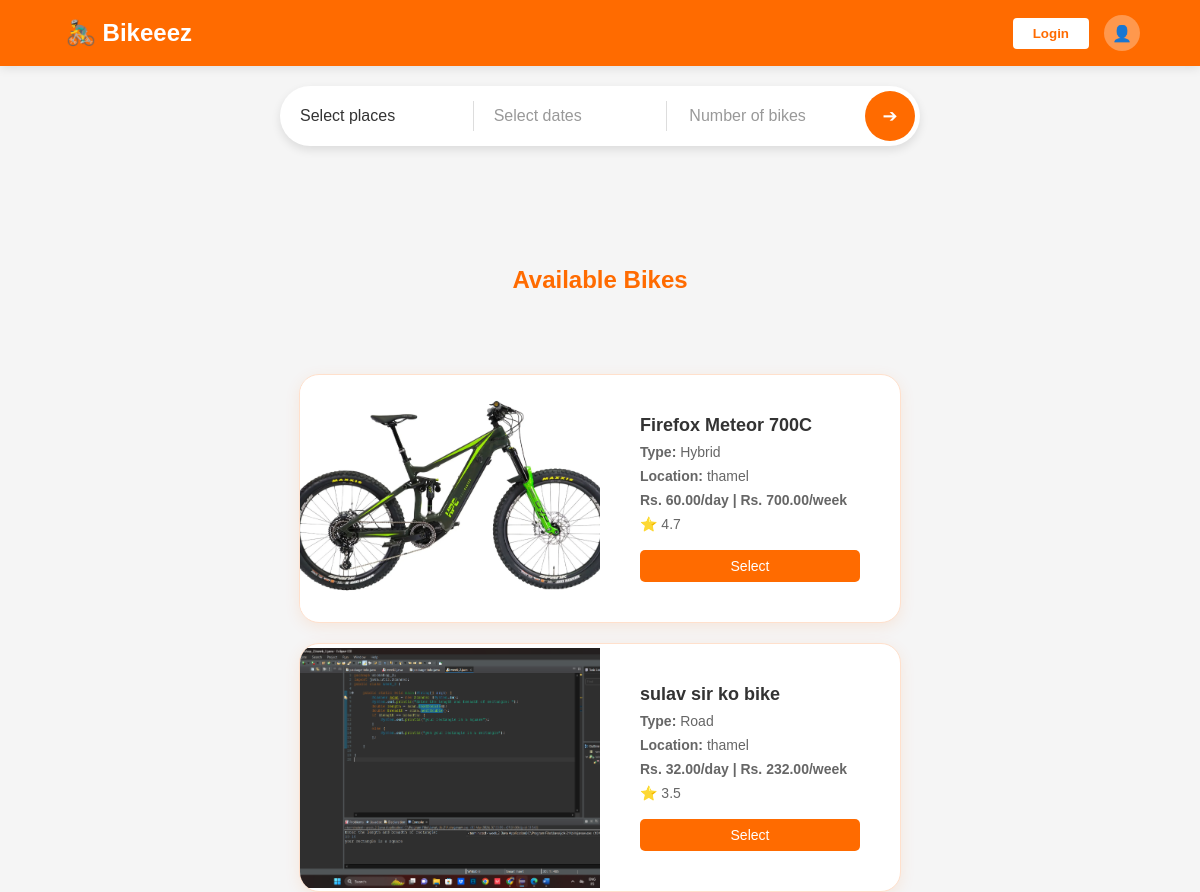
The app's page /search/, older data.
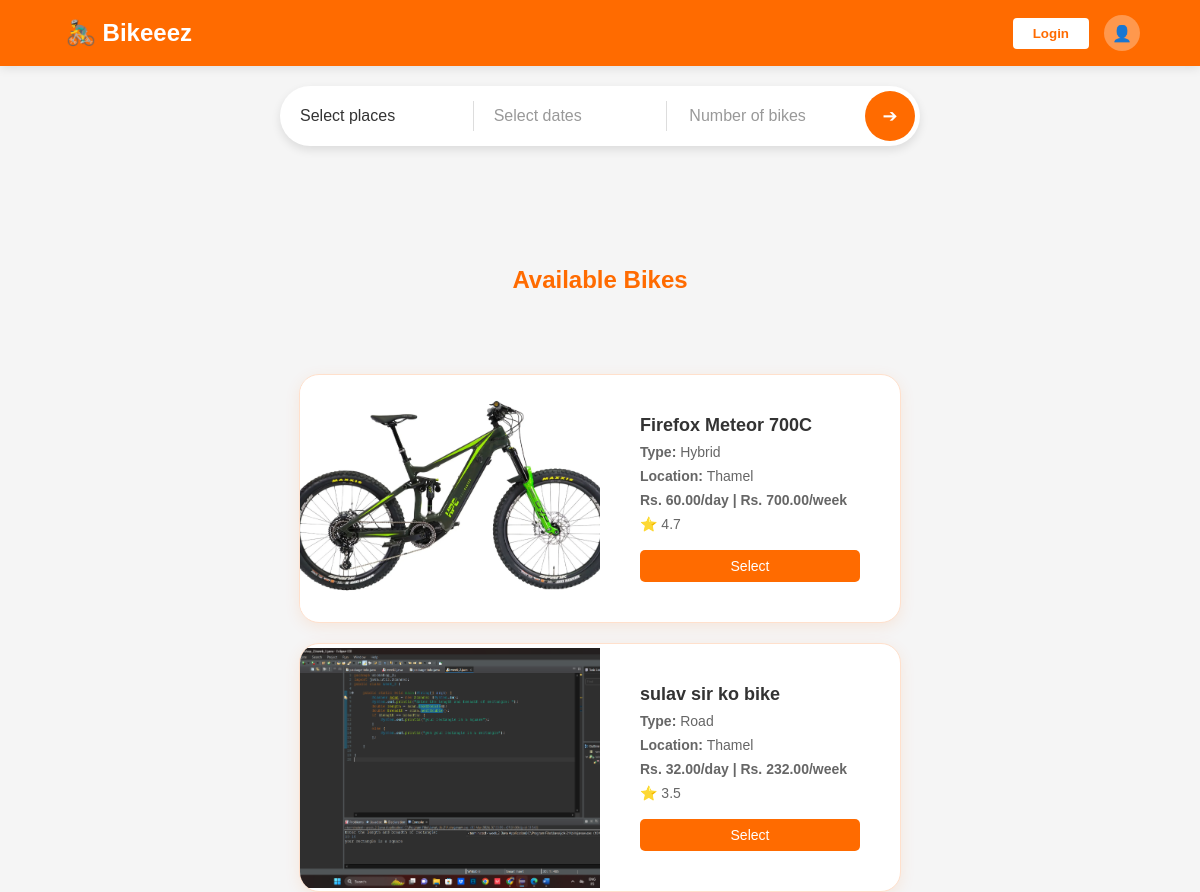
The same page, newer data.
### bikes/models.py (models this page shows, shortened)
class Bikes(models.Model):
    name = models.CharField(max_length = 100)
    description = models.TextField(blank = True)
    short_description = models.TextField(blank = True)
    category = models.CharField(max_length=50, choices=[
        ('mountain','Mountain'),
        ('city','City'),
        ('electric', 'Electric'),
        ('road','Road'),
        ('hybrid','Hybrid'),
    ])
    image = models.ImageField(upload_to = 'bike_image/', null=True, blank=True)
    image_2 = models.ImageField(upload_to='bike_image/', null=True, blank=True)
    image_3 = models.ImageField(upload_to='bike_image/', null=True, blank=True)
    image_4 = models.ImageField(upload_to='bike_image/', null=True, blank=True)
    daily_rate = models.DecimalField(max_digits=6, decimal_places=2)
    weekly_rate = models.DecimalField(max_digits=6, decimal_places=2)
    is_available = models.BooleanField(default = True)
    location = models.CharField(max_length=100, blank=True)
    latitude = models.FloatField(default=80)
    longitude = models.FloatField(default=80)
    rating = models.DecimalField(max_digits=2, decimal_places=1, default=Decimal('0.0'))
    quantity = models.PositiveIntegerField(default=1)
    created_at = models.DateTimeField(auto_now_add=True)
    updated_at = models.DateTimeField(auto_now = True)
    condition = models.TextField(null=True, blank=True)

### search/views.py (the view)
# urls.py: path('', search_bikes, name='search_bikes'),
def search_bikes(request):
    location = request.GET.get('places')
    quantity = request.GET.get('quantity', 1)
    print("Location:", location)  # Debugging
    try:
        quantity = int(quantity)
    except ValueError:
        quantity = 1
    bikes = Bikes.objects.all()
    if location:
        bikes = bikes.filter(location__iexact=location)
    print("Location received from form:", location)  # This will print in the console/log
    return render(request, 'bikelist.html', {
        'filtered_bikes': bikes,
        'location': location,
        'quantity': quantity,
    })

### bike_rental/templates/bikelist.html (shortened to what this page needs)
<!DOCTYPE html>
<html lang="en">
  <head>
    <link rel="stylesheet" href="https://cdn.jsdelivr.net/npm/flatpickr/dist/flatpickr.min.css" />
  </head>
  <body>
    <header class="header">
      <button
        type="button"
        class="logo"
        data-url="{% url 'home' %}"
        onclick="redirectToHome()"
      >
        🚴‍♂️ Bikeeez
      </button>
      <div class="language-currency">
        <button
          type="button"
          class="loginBtn"
          onclick="window.location.href='login.html'"
        >
          Login
        </button>
        <div class="user-icon">👤</div>
      </div>
    </header>
  <form>
    <section class="hero">
      <div class="search-box">
        <div class="search-container">
          <div class="search-item">
            <select class="form-input" name="places" id="places">
              <option value="" disabled selected>Select places</option>
            </select>
          </div>
          <div class="search-item">
            <input type="text" id="dateRange" class="date-range-box" placeholder="Select dates" />
          </div>
          <div class="search-item">
            <input type="number" placeholder="Number of bikes" min="1" />
          </div>
          <button class="search-btn">➔</button>
        </div>
      </div>
    </section>
  </form>
    <div class="header2">
      <h1>Available Bikes</h1>
    </div>
    <div class="card-container" id="bike-list">
    </div>
    <div id="bike-list" class="bike-list">
      {% if filtered_bikes %}
        {% for bike in filtered_bikes %}
          <div class="card">
            <img src="{{ bike.image.url }}" alt="{{ bike.name }}" loading="lazy" />
            <div class="card-content">
              <h3>{{ bike.name }}</h3>
              <p><strong>Type:</strong> {{ bike.get_category_display }}</p>
              <p><strong>Location:</strong> {{ bike.location }}</p>
              <p class="price">Rs. {{ bike.daily_rate }}/day | Rs. {{ bike.weekly_rate }}/week</p>
              <p class="rating">⭐ {{ bike.rating|floatformat:1 }}</p>
              <button class="select-btn" data-bike-id="{{ bike.id }}">Select</button>
            </div>
          </div>
        {% endfor %}
      {% else %}
        <p>No bikes available for your selected location and quantity.</p>
      {% endif %}
    </div>
  </body>
</html>

Row changes from the older to the newer data that the page shows:
changed Bikes "Firefox Meteor 700C": location "thamel" → "Thamel"
changed Bikes "sulav sir ko bike": location "thamel" → "Thamel"
